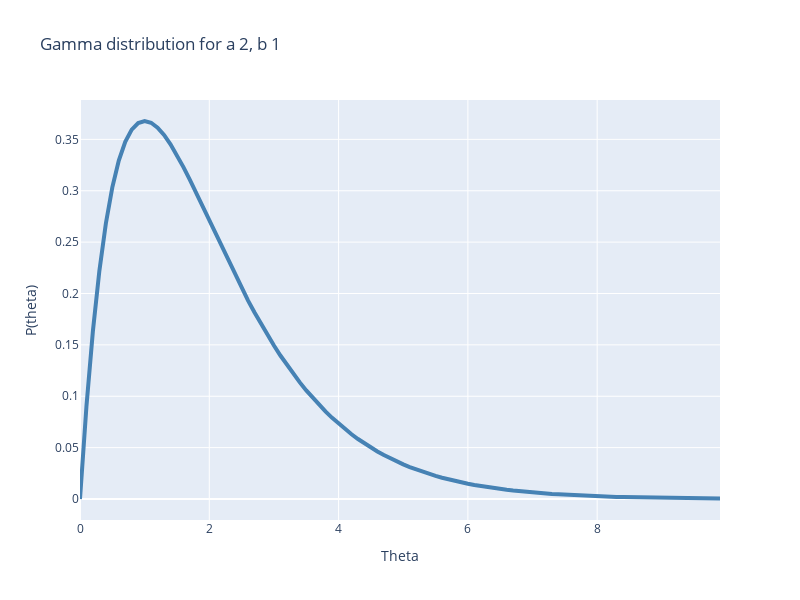

This figure's notebook cell:
### Code cell
@interact(a=widgets.IntSlider(min=1, max=10, step=1, value=2),
          b=widgets.IntSlider(min=1, max=10, step=1, value=2),
          theta_max=widgets.IntSlider(min=1, max=10, step=1, value=10))
def gamma_individual(a, b, theta_max):
    theta = np.arange(0,theta_max,0.1)
    
    term = b**a /gamma(a)
    p_theta = term * theta**(a - 1) * np.exp(-b * theta)
    
    fig = px.line(x=theta, y=p_theta, color_discrete_sequence=["steelblue"], 
                  height=600, width=800, title=" Gamma distribution for a %d, b %d" %(a, b))
    fig.data[0].line['width'] = 4
    fig.layout.xaxis.title.text = "Theta"
    fig.layout.yaxis.title.text = "P(theta)"
    fig.show()


gamma_individual(2,1,10)

### Figure 1 — Plotly figure (JSON) as saved in the notebook; plotly's stock layout.template omitted (floating-point values rounded to 4 significant figures)
{"data": [{"hovertemplate": "x=%{x}<br>y=%{y}<extra></extra>", "legendgroup": "", "line": {"color": "steelblue", "dash": "solid", "width": 4}, "mode": "lines", "name": "", "showlegend": false, "type": "scatter", "x": [0, 0.1, 0.2, 0.3, 0.4, 0.5, 0.6, 0.7, 0.8, 0.9, 1, 1.1, 1.2, 1.3, 1.4, 1.5, 1.6, 1.7, 1.8, 1.9, 2, 2.1, 2.2, 2.3, 2.4, 2.5, 2.6, 2.7, 2.8, 2.9, 3, 3.1, 3.2, 3.3, 3.4, 3.5, 3.6, 3.7, 3.8, 3.9, 4, 4.1, 4.2, 4.3, 4.4, 4.5, 4.6, 4.7, 4.8, 4.9, 5, 5.1, 5.2, 5.3, 5.4, 5.5, 5.6, 5.7, 5.8, 5.9, 6, 6.1, 6.2, 6.3, 6.4, 6.5, 6.6, 6.7, 6.8, 6.9, 7, 7.1, 7.2, 7.3, 7.4, 7.5, 7.6, 7.7, 7.8, 7.9, 8, 8.1, 8.2, 8.3, 8.4, 8.5, 8.6, 8.7, 8.8, 8.9, 9, 9.1, 9.2, 9.3, 9.4, 9.5, 9.6, 9.7, 9.8, 9.9], "xaxis": "x", "y": [0, 0.09048, 0.1637, 0.2222, 0.2681, 0.3033, 0.3293, 0.3476, 0.3595, 0.3659, 0.3679, 0.3662, 0.3614, 0.3543, 0.3452, 0.3347, 0.323, 0.3106, 0.2975, 0.2842, 0.2707, 0.2572, 0.2438, 0.2306, 0.2177, 0.2052, 0.1931, 0.1815, 0.1703, 0.1596, 0.1494, 0.1397, 0.1304, 0.1217, 0.1135, 0.1057, 0.09837, 0.09148, 0.08501, 0.07894, 0.07326, 0.06795, 0.06298, 0.05834, 0.05402, 0.04999, 0.04624, 0.04275, 0.0395, 0.03649, 0.03369, 0.03109, 0.02869, 0.02646, 0.02439, 0.02248, 0.02071, 0.01907, 0.01756, 0.01616, 0.01487, 0.01368, 0.01258, 0.01157, 0.01063, 0.009772, 0.008978, 0.008247, 0.007574, 0.006954, 0.006383, 0.005858, 0.005375, 0.004931, 0.004523, 0.004148, 0.003803, 0.003487, 0.003196, 0.002929, 0.002684, 0.002459, 0.002252, 0.002063, 0.001889, 0.001729, 0.001583, 0.001449, 0.001326, 0.001214, 0.001111, 0.001016, 0.0009296, 0.0008502, 0.0007776, 0.0007111, 0.0006502, 0.0005944, 0.0005434, 0.0004967], "yaxis": "y"}], "layout": {"height": 600, "legend": {"tracegroupgap": 0}, "title": {"text": " Gamma distribution for a 2, b 1"}, "width": 800, "xaxis": {"anchor": "y", "domain": [0, 1], "title": {"text": "Theta"}}, "yaxis": {"anchor": "x", "domain": [0, 1], "title": {"text": "P(theta)"}}}}
